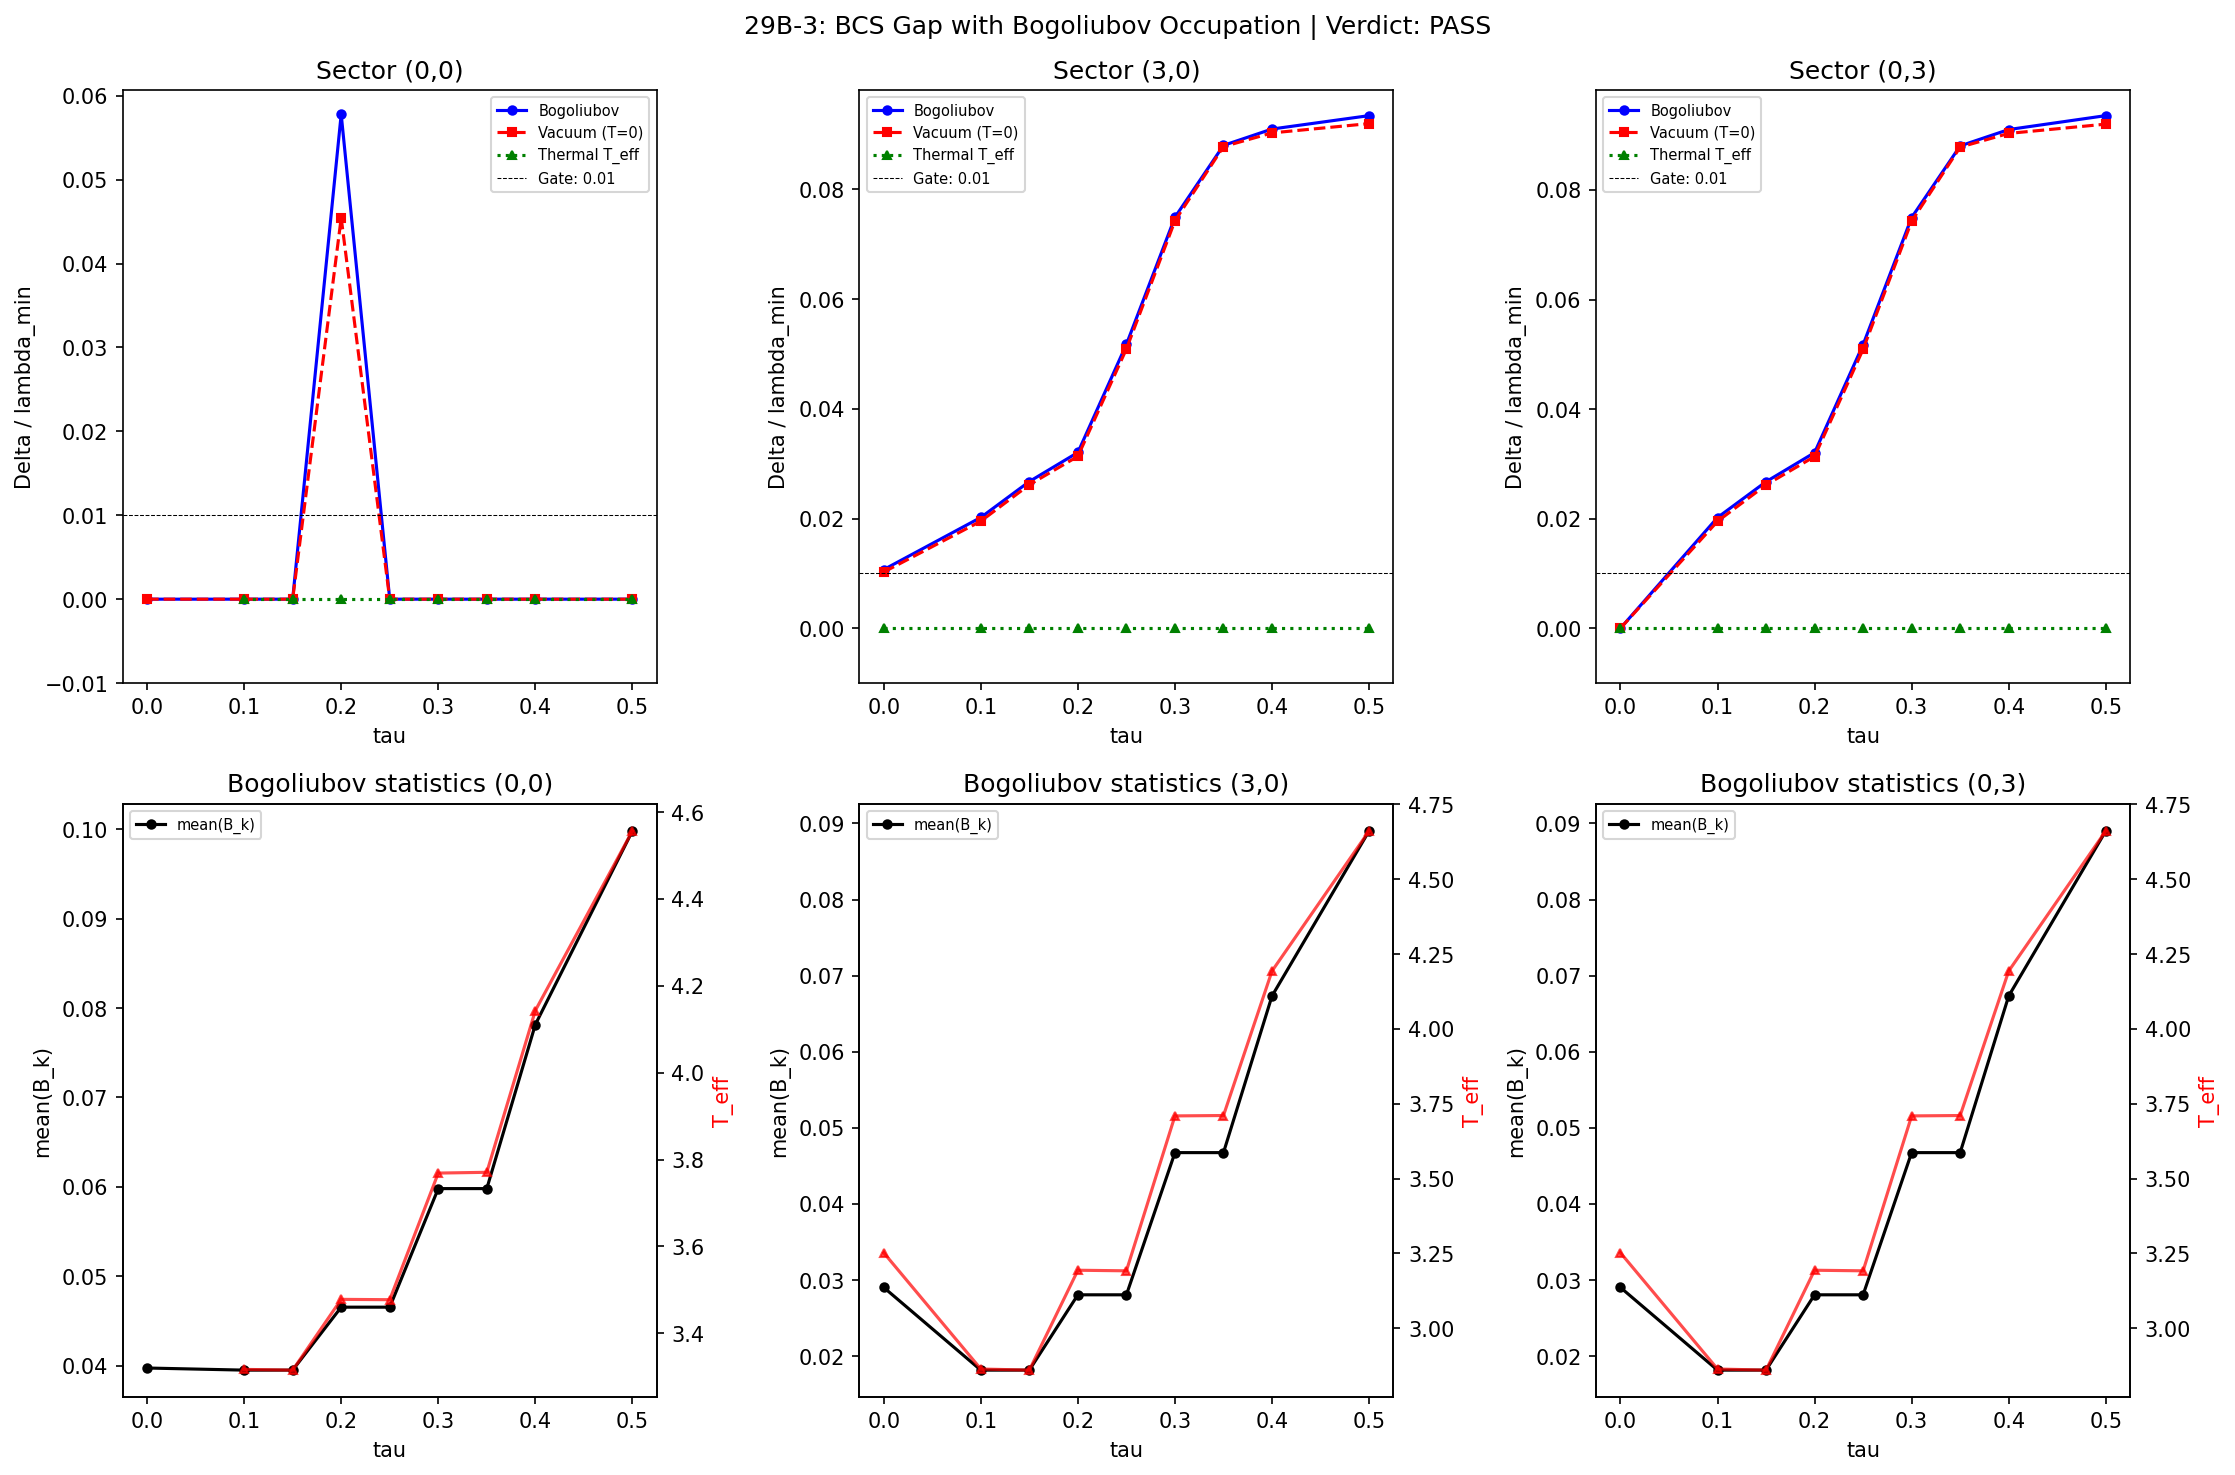

Generate this figure with Python:
#!/usr/bin/env python3
"""
Session 29Bb-3: BCS Gap Equation with Bogoliubov Occupation
============================================================

Replace the Fermi-Dirac distribution in the BCS gap equation with the
non-equilibrium Bogoliubov occupation n_k = B_k from KC-1 parametric amplification.

BEC-side gap equation (Landau advisory):
  Delta_n = -sum_m V_{nm} * Delta_m * (1 + 2*B_m) / (2 * E_m)
  where E_m = sqrt((lambda_m - mu)^2 + Delta_m^2)
  and B_m = |beta_m|^2 from s28a_bogoliubov_coefficients.npz

The (1 + 2*B) factor is the STIMULATED EMISSION enhancement -- bosonic
occupation enhances pairing, unlike fermionic Pauli blocking.

Gate P-29c: Delta(B_k)/lambda_min > 0.01 at 3 load-bearing sectors
Gate B-29c: Delta = 0 for all sectors --> non-equilibrium too hot for BCS

Load-bearing sectors: (3,0), (0,3), (0,0)
Chemical potential: mu/lambda_min = 1.20 (confirmed minimum from 29B-1)

Author: phonon-exflation-sim agent, Session 29Bb
Date: 2026-02-28
"""

import numpy as np
from scipy.optimize import curve_fit
import sys
import os
import time

SCRIPT_DIR = os.path.dirname(os.path.abspath(__file__))
sys.path.insert(0, SCRIPT_DIR)

import matplotlib
matplotlib.use('Agg')
import matplotlib.pyplot as plt
from pathlib import Path

# ─── Configuration ───────────────────────────────────────────────────────────
DATA_DIR = Path(SCRIPT_DIR)
BOG_FILE = DATA_DIR / 's28a_bogoliubov_coefficients.npz'
S27_FILE = DATA_DIR / 's27_multisector_bcs.npz'
OUT_NPZ = DATA_DIR / 's29b_bogoliubov_bcs.npz'
OUT_PNG = DATA_DIR / 's29b_bogoliubov_bcs.png'
OUT_TXT = DATA_DIR / 's29b_bogoliubov_bcs.txt'

MU_RATIO = 1.20
LOAD_BEARING = [(0, 0), (3, 0), (0, 3)]
GATE_THRESHOLD = 0.01  # Delta/lambda_min > 0.01

# BCS self-consistency parameters
MAX_ITER = 500
CONV_TOL = 1e-10
MIXING_ALPHA = 0.3  # Mixing parameter for stability


# =============================================================================
# MODULE 1: DATA LOADING AND B_k MAPPING
# =============================================================================

def load_data():
    """Load Bogoliubov coefficients and s27 BCS data."""
    bog = np.load(BOG_FILE, allow_pickle=True)
    s27 = np.load(S27_FILE, allow_pickle=True)
    return bog, s27


def map_bk_to_sector(bog, s27, p, q, tau_idx_s27):
    """
    Map Bogoliubov occupation B_k to the eigenvalue grid of sector (p,q)
    at a given s27 tau index.

    The Bogoliubov data has B_k(tau, mode) for 11,424 modes across all sectors,
    indexed by sector_p_ref and sector_q_ref. The s27 data has eigenvalues
    per sector at each tau.

    We match modes by:
    1. Select modes in sector (p,q) from Bogoliubov data
    2. Find the closest Bogoliubov tau to the s27 tau
    3. Sort both Bogoliubov omega and s27 |eigenvalues| within the sector
    4. Map B_k by index (both are sorted by eigenvalue magnitude)

    Parameters
    ----------
    bog : npz archive
        Bogoliubov coefficient data.
    s27 : npz archive
        Multi-sector BCS data.
    p, q : int
        Sector labels.
    tau_idx_s27 : int
        Index into s27 tau_values.

    Returns
    -------
    B_mapped : ndarray
        Bogoliubov occupation for each mode in the sector, same order as s27 eigenvalues.
    omega_bog : ndarray
        Bogoliubov omega values (for diagnostics).
    evals_s27 : ndarray
        s27 eigenvalues in the sector.
    """
    tau_s27 = s27['tau_values'][tau_idx_s27]
    tau_bog = bog['tau_values']

    # Find closest Bogoliubov tau
    bog_tau_idx = np.argmin(np.abs(tau_bog - tau_s27))
    tau_bog_used = tau_bog[bog_tau_idx]

    # Get sector mask in Bogoliubov data
    sector_p = bog['sector_p_ref']
    sector_q = bog['sector_q_ref']
    mask = (sector_p == p) & (sector_q == q)

    B_sector = bog['B_k'][bog_tau_idx, mask]
    omega_sector = bog['omega_tracked'][bog_tau_idx, mask]

    # Get s27 eigenvalues
    evals_key = f'evals_{p}_{q}_{tau_idx_s27}'
    evals_s27 = s27[evals_key]
    abs_evals_s27 = np.abs(evals_s27)

    # Both datasets should have the same number of modes per sector
    n_bog = len(B_sector)
    n_s27 = len(evals_s27)

    if n_bog != n_s27:
        print(f"  WARNING: mode count mismatch ({p},{q}): bog={n_bog}, s27={n_s27}")
        # If mismatch, interpolate B_k from omega to s27 eigenvalues
        sort_bog = np.argsort(omega_sector)
        sort_s27 = np.argsort(abs_evals_s27)
        B_mapped = np.interp(abs_evals_s27[sort_s27], omega_sector[sort_bog], B_sector[sort_bog])
        # Unsort to match s27 eigenvalue order
        B_out = np.zeros(n_s27)
        B_out[sort_s27] = B_mapped
        return B_out, omega_sector, evals_s27

    # Same mode count: sort both by magnitude and match by index
    sort_bog = np.argsort(omega_sector)
    sort_s27 = np.argsort(abs_evals_s27)

    # Map: B_mapped[sort_s27[k]] = B_sector[sort_bog[k]]
    B_mapped = np.zeros(n_s27)
    for k in range(n_s27):
        B_mapped[sort_s27[k]] = B_sector[sort_bog[k]]

    return B_mapped, omega_sector, evals_s27


# =============================================================================
# MODULE 2: BCS GAP EQUATION WITH BOGOLIUBOV OCCUPATION
# =============================================================================

def solve_bcs_gap_bogoliubov(evals, V_nm, B_k, mu, max_iter=MAX_ITER,
                              tol=CONV_TOL, alpha=MIXING_ALPHA):
    """
    Solve the BEC-side BCS gap equation self-consistently with Bogoliubov occupation.

    Delta_n = -sum_m V_{nm} * Delta_m * (1 + 2*B_m) / (2 * E_m)
    E_m = sqrt((lambda_m - mu)^2 + Delta_m^2)

    Uses mixing for stability: Delta_new = alpha * Delta_computed + (1-alpha) * Delta_old

    Parameters
    ----------
    evals : ndarray (N,)
        Dirac eigenvalues (absolute values) in the sector.
    V_nm : ndarray (N, N)
        Kosmann pairing matrix.
    B_k : ndarray (N,)
        Bogoliubov occupation numbers.
    mu : float
        Chemical potential.
    max_iter : int
        Maximum iterations.
    tol : float
        Convergence tolerance on max|Delta_new - Delta_old|.
    alpha : float
        Mixing parameter.

    Returns
    -------
    Delta : ndarray (N,)
        Self-consistent gap values.
    converged : bool
        Whether the iteration converged.
    n_iter : int
        Number of iterations used.
    history : list
        Convergence history (max|Delta_diff| per iteration).
    """
    N = len(evals)
    abs_evals = np.abs(evals)
    xi = abs_evals - mu  # xi_m = |lambda_m| - mu

    # Initial seed: uniform gap proportional to max V matrix element
    V_max = np.max(np.abs(V_nm))
    Delta = np.ones(N) * 0.05 * V_max  # Small initial gap

    history = []
    converged = False
    n_iter = 0

    for iteration in range(max_iter):
        E_m = np.sqrt(xi**2 + Delta**2)

        # BEC enhancement factor
        enhancement = 1.0 + 2.0 * B_k  # (1 + 2*B_m)

        # Gap equation kernel: K_m = Delta_m * (1 + 2*B_m) / (2 * E_m)
        kernel = Delta * enhancement / (2.0 * E_m)

        # New gap: Delta_n = -sum_m V_{nm} * kernel_m
        Delta_new = -V_nm @ kernel

        # Mixing for stability
        Delta_mixed = alpha * Delta_new + (1.0 - alpha) * Delta

        # Convergence check
        diff = np.max(np.abs(Delta_mixed - Delta))
        history.append(diff)

        Delta = Delta_mixed
        n_iter = iteration + 1

        if diff < tol:
            converged = True
            break

    return Delta, converged, n_iter, history


def solve_bcs_gap_vacuum(evals, V_nm, mu, max_iter=MAX_ITER,
                          tol=CONV_TOL, alpha=MIXING_ALPHA):
    """
    Solve the standard BCS gap equation at T=0 (vacuum, B_k=0).

    Delta_n = -sum_m V_{nm} * Delta_m / (2 * E_m)

    This is the reference: what gap would form WITHOUT Bogoliubov injection.
    """
    B_zero = np.zeros(len(evals))
    return solve_bcs_gap_bogoliubov(evals, V_nm, B_zero, mu, max_iter, tol, alpha)


def solve_bcs_gap_thermal(evals, V_nm, mu, T, max_iter=MAX_ITER,
                           tol=CONV_TOL, alpha=MIXING_ALPHA):
    """
    Solve the thermal BCS gap equation at temperature T.

    Delta_n = -sum_m V_{nm} * Delta_m * tanh(E_m/(2T)) / (2 * E_m)

    This uses Fermi-Dirac statistics for comparison.
    """
    N = len(evals)
    abs_evals = np.abs(evals)
    xi = abs_evals - mu

    Delta = np.ones(N) * 0.05 * np.max(np.abs(V_nm))
    history = []
    converged = False
    n_iter = 0

    for iteration in range(max_iter):
        E_m = np.sqrt(xi**2 + Delta**2)

        if T > 1e-15:
            thermal_factor = np.tanh(E_m / (2.0 * T))
        else:
            thermal_factor = np.ones(N)

        kernel = Delta * thermal_factor / (2.0 * E_m)
        Delta_new = -V_nm @ kernel
        Delta_mixed = alpha * Delta_new + (1.0 - alpha) * Delta

        diff = np.max(np.abs(Delta_mixed - Delta))
        history.append(diff)
        Delta = Delta_mixed
        n_iter = iteration + 1

        if diff < tol:
            converged = True
            break

    return Delta, converged, n_iter, history


# =============================================================================
# MODULE 3: EFFECTIVE TEMPERATURE EXTRACTION
# =============================================================================

def fit_bose_einstein(omega, B_k):
    """
    Fit B_k to a Bose-Einstein distribution: n_BE = 1/(exp((omega - mu_BE)/T_eff) - 1)

    Parameters
    ----------
    omega : ndarray
        Frequencies (eigenvalue magnitudes).
    B_k : ndarray
        Bogoliubov occupation.

    Returns
    -------
    T_eff : float
        Effective temperature.
    mu_BE : float
        Effective chemical potential for BE distribution.
    chi2 : float
        Reduced chi-squared goodness of fit.
    """
    # Filter out zero or near-zero B_k values
    mask = B_k > 1e-8
    if np.sum(mask) < 3:
        return np.nan, np.nan, np.inf

    omega_fit = omega[mask]
    B_fit = B_k[mask]

    def bose_einstein(w, T, mu_be):
        arg = (w - mu_be) / T
        # Clip to avoid overflow
        arg = np.clip(arg, -50, 50)
        return 1.0 / (np.exp(arg) - 1.0 + 1e-30)

    try:
        # Initial guess: T ~ spread of omega, mu_BE ~ min(omega)
        T_guess = 0.3 * (np.max(omega_fit) - np.min(omega_fit))
        mu_guess = np.min(omega_fit) - 0.1

        popt, pcov = curve_fit(bose_einstein, omega_fit, B_fit,
                               p0=[T_guess, mu_guess],
                               bounds=([1e-6, -10], [100, np.max(omega_fit)]),
                               maxfev=5000)
        T_eff, mu_BE = popt

        # Reduced chi-squared
        B_pred = bose_einstein(omega_fit, T_eff, mu_BE)
        residuals = B_fit - B_pred
        chi2 = np.sum(residuals**2) / (len(B_fit) - 2)

        return T_eff, mu_BE, chi2
    except (RuntimeError, ValueError):
        return np.nan, np.nan, np.inf


# =============================================================================
# MODULE 4: MAIN COMPUTATION
# =============================================================================

def main():
    t_start = time.time()
    print("Session 29Bb-3: BCS Gap with Bogoliubov Occupation")
    print("=" * 70)

    # Load data
    print("\n[1] Loading data...")
    bog, s27 = load_data()

    tau_values_s27 = s27['tau_values']
    sectors = s27['sectors']
    print(f"  s27 tau grid: {tau_values_s27}")
    print(f"  Bogoliubov tau grid: {bog['tau_values'][:10]}... ({len(bog['tau_values'])} points)")
    print(f"  Load-bearing sectors: {LOAD_BEARING}")
    print(f"  mu/lambda_min = {MU_RATIO}")

    # Results storage
    results = {}
    all_deltas = {}
    all_T_eff = {}
    all_diagnostics = {}

    print(f"\n[2] Computing BCS gap for each sector at each tau...")

    for p, q in LOAD_BEARING:
        print(f"\n  --- Sector ({p},{q}) ---")

        sector_idx = None
        for si in range(len(sectors)):
            if sectors[si, 0] == p and sectors[si, 1] == q:
                sector_idx = si
                break
        if sector_idx is None:
            print(f"    Sector ({p},{q}) not found in s27 data!")
            continue

        pw_mult = sectors[sector_idx, 3]
        print(f"    Peter-Weyl multiplicity: {pw_mult}")

        delta_bog_list = []
        delta_vac_list = []
        delta_thermal_list = []
        T_eff_list = []
        B_mean_list = []
        lmin_list = []

        for tau_idx in range(len(tau_values_s27)):
            tau = tau_values_s27[tau_idx]

            # Load eigenvalues and pairing matrix
            evals = s27[f'evals_{p}_{q}_{tau_idx}']
            V_nm = s27[f'V_{p}_{q}_{tau_idx}']

            # Map Bogoliubov B_k to this sector
            B_mapped, omega_bog, evals_check = map_bk_to_sector(bog, s27, p, q, tau_idx)

            # Chemical potential
            abs_evals = np.abs(evals)
            lmin = np.min(abs_evals[abs_evals > 1e-14])
            mu = MU_RATIO * lmin
            lmin_list.append(lmin)

            # Mean B_k for diagnostics
            B_mean = np.mean(B_mapped)
            B_max = np.max(B_mapped)
            B_mean_list.append(B_mean)

            # Solve with Bogoliubov occupation
            Delta_bog, conv_bog, niter_bog, hist_bog = solve_bcs_gap_bogoliubov(
                evals, V_nm, B_mapped, mu
            )
            Delta_max_bog = np.max(np.abs(Delta_bog))

            # Solve at vacuum (T=0, B=0)
            Delta_vac, conv_vac, niter_vac, hist_vac = solve_bcs_gap_vacuum(
                evals, V_nm, mu
            )
            Delta_max_vac = np.max(np.abs(Delta_vac))

            # Fit T_eff
            omega_sorted = np.sort(np.abs(evals))
            B_sorted_by_eval = B_mapped[np.argsort(np.abs(evals))]
            T_eff, mu_BE, chi2 = fit_bose_einstein(omega_sorted, B_sorted_by_eval)
            T_eff_list.append(T_eff)

            # Solve at thermal T=T_eff (if T_eff is finite)
            if np.isfinite(T_eff) and T_eff > 1e-10:
                Delta_th, conv_th, niter_th, hist_th = solve_bcs_gap_thermal(
                    evals, V_nm, mu, T_eff
                )
                Delta_max_th = np.max(np.abs(Delta_th))
            else:
                Delta_max_th = np.nan
                Delta_th = np.zeros_like(Delta_bog)

            delta_bog_list.append(Delta_max_bog)
            delta_vac_list.append(Delta_max_vac)
            delta_thermal_list.append(Delta_max_th)

            ratio_bog = Delta_max_bog / lmin if lmin > 0 else 0
            ratio_vac = Delta_max_vac / lmin if lmin > 0 else 0

            print(f"    tau={tau:.2f}: Delta_bog/lmin={ratio_bog:.4f}, "
                  f"Delta_vac/lmin={ratio_vac:.4f}, "
                  f"B_mean={B_mean:.4f}, B_max={B_max:.4f}, "
                  f"T_eff={T_eff:.4f}" if np.isfinite(T_eff)
                  else f"    tau={tau:.2f}: Delta_bog/lmin={ratio_bog:.4f}, "
                  f"Delta_vac/lmin={ratio_vac:.4f}, "
                  f"B_mean={B_mean:.4f}, B_max={B_max:.4f}, "
                  f"T_eff=NaN")

        results[(p, q)] = {
            'delta_bog': np.array(delta_bog_list),
            'delta_vac': np.array(delta_vac_list),
            'delta_thermal': np.array(delta_thermal_list),
            'T_eff': np.array(T_eff_list),
            'B_mean': np.array(B_mean_list),
            'lambda_min': np.array(lmin_list),
        }

    # Gate evaluation
    print(f"\n{'=' * 70}")
    print("GATE EVALUATION")
    print(f"{'=' * 70}")

    gate_results = {}
    for p, q in LOAD_BEARING:
        if (p, q) not in results:
            continue
        r = results[(p, q)]
        ratios = r['delta_bog'] / r['lambda_min']
        max_ratio = np.max(ratios)
        best_tau_idx = np.argmax(ratios)
        best_tau = tau_values_s27[best_tau_idx]

        passes = max_ratio > GATE_THRESHOLD
        gate_results[(p, q)] = {
            'max_ratio': max_ratio,
            'best_tau': best_tau,
            'passes': passes,
        }

        print(f"\n  Sector ({p},{q}):")
        print(f"    Max Delta/lambda_min = {max_ratio:.6f} at tau = {best_tau:.2f}")
        print(f"    Gate threshold: {GATE_THRESHOLD}")
        print(f"    PASSES: {passes}")

        # Comparison with vacuum
        vac_ratios = r['delta_vac'] / r['lambda_min']
        max_vac = np.max(vac_ratios)
        enhancement = max_ratio / max(max_vac, 1e-15) if max_vac > 1e-15 else np.inf
        print(f"    Vacuum Delta/lmin = {max_vac:.6f}")
        print(f"    Bogoliubov / Vacuum enhancement: {enhancement:.2f}x")

    # Overall gate verdict
    all_pass = all(g['passes'] for g in gate_results.values())
    any_pass = any(g['passes'] for g in gate_results.values())

    print(f"\n{'=' * 70}")
    if all_pass:
        verdict = 'PASS'
        print(f"  P-29c FIRES: Delta(B_k)/lambda_min > {GATE_THRESHOLD} at ALL 3 load-bearing sectors")
        print(f"  Thermal Goldilocks CONFIRMED: non-equilibrium distribution supports BCS")
    elif any_pass:
        verdict = 'PARTIAL'
        passing = [f"({p},{q})" for (p, q), g in gate_results.items() if g['passes']]
        failing = [f"({p},{q})" for (p, q), g in gate_results.items() if not g['passes']]
        print(f"  PARTIAL: {', '.join(passing)} pass, {', '.join(failing)} fail")
    else:
        verdict = 'FAIL'
        print(f"  B-29c FIRES: Delta = 0 for all sectors")
        print(f"  Non-equilibrium distribution is TOO HOT for BCS condensation")
    print(f"{'=' * 70}")

    t_total = time.time() - t_start
    print(f"\nTotal runtime: {t_total:.1f}s")

    # Save results
    print(f"\n[SAVE] Writing output files...")
    save_dict = {
        'tau_values': tau_values_s27,
        'mu_ratio': MU_RATIO,
        'gate_threshold': GATE_THRESHOLD,
        'verdict': verdict,
    }

    for p, q in LOAD_BEARING:
        if (p, q) not in results:
            continue
        r = results[(p, q)]
        prefix = f's{p}_{q}'
        save_dict[f'{prefix}_delta_bog'] = r['delta_bog']
        save_dict[f'{prefix}_delta_vac'] = r['delta_vac']
        save_dict[f'{prefix}_delta_thermal'] = r['delta_thermal']
        save_dict[f'{prefix}_T_eff'] = r['T_eff']
        save_dict[f'{prefix}_B_mean'] = r['B_mean']
        save_dict[f'{prefix}_lambda_min'] = r['lambda_min']
        if (p, q) in gate_results:
            save_dict[f'{prefix}_max_ratio'] = gate_results[(p, q)]['max_ratio']
            save_dict[f'{prefix}_best_tau'] = gate_results[(p, q)]['best_tau']

    np.savez(OUT_NPZ, **save_dict)

    # Text output
    with open(OUT_TXT, 'w') as f:
        f.write("Session 29Bb-3: BCS Gap with Bogoliubov Occupation\n")
        f.write(f"mu/lambda_min = {MU_RATIO}, gate threshold = {GATE_THRESHOLD}\n")
        f.write(f"Verdict: {verdict}\n\n")
        for p, q in LOAD_BEARING:
            if (p, q) not in results:
                continue
            r = results[(p, q)]
            f.write(f"\nSector ({p},{q}):\n")
            f.write(f"{'tau':>6s}  {'Delta_bog/lmin':>14s}  {'Delta_vac/lmin':>14s}  "
                    f"{'Enhancement':>12s}  {'B_mean':>8s}  {'T_eff':>8s}\n")
            for ti in range(len(tau_values_s27)):
                tau = tau_values_s27[ti]
                db = r['delta_bog'][ti] / r['lambda_min'][ti]
                dv = r['delta_vac'][ti] / r['lambda_min'][ti]
                enh = db / max(dv, 1e-15) if dv > 1e-15 else float('inf')
                bm = r['B_mean'][ti]
                te = r['T_eff'][ti]
                f.write(f"{tau:6.2f}  {db:14.6f}  {dv:14.6f}  {enh:12.2f}  "
                        f"{bm:8.4f}  {te:8.4f}\n" if np.isfinite(te)
                        else f"{tau:6.2f}  {db:14.6f}  {dv:14.6f}  {enh:12.2f}  "
                        f"{bm:8.4f}  {'NaN':>8s}\n")
            if (p, q) in gate_results:
                g = gate_results[(p, q)]
                f.write(f"  Max Delta_bog/lmin = {g['max_ratio']:.6f} at tau = {g['best_tau']:.2f}\n")
                f.write(f"  PASSES gate: {g['passes']}\n")

    # Plot
    fig, axes = plt.subplots(2, 3, figsize=(15, 10))

    for col, (p, q) in enumerate(LOAD_BEARING):
        if (p, q) not in results:
            continue
        r = results[(p, q)]

        # Top row: Delta/lambda_min vs tau
        ax = axes[0, col]
        ratios_bog = r['delta_bog'] / r['lambda_min']
        ratios_vac = r['delta_vac'] / r['lambda_min']
        ax.plot(tau_values_s27, ratios_bog, 'bo-', label='Bogoliubov', markersize=4)
        ax.plot(tau_values_s27, ratios_vac, 'rs--', label='Vacuum (T=0)', markersize=4)
        ratios_th = r['delta_thermal'] / r['lambda_min']
        valid_th = np.isfinite(ratios_th)
        if np.any(valid_th):
            ax.plot(tau_values_s27[valid_th], ratios_th[valid_th], 'g^:', label='Thermal T_eff',
                    markersize=4)
        ax.axhline(y=GATE_THRESHOLD, color='black', linestyle='--', linewidth=0.5,
                   label=f'Gate: {GATE_THRESHOLD}')
        ax.set_xlabel('tau')
        ax.set_ylabel('Delta / lambda_min')
        ax.set_title(f'Sector ({p},{q})')
        ax.legend(fontsize=7)
        ax.set_ylim(bottom=-0.01)

        # Bottom row: B_k statistics vs tau
        ax = axes[1, col]
        ax.plot(tau_values_s27, r['B_mean'], 'ko-', label='mean(B_k)', markersize=4)
        ax2 = ax.twinx()
        valid_T = np.isfinite(r['T_eff'])
        if np.any(valid_T):
            ax2.plot(tau_values_s27[valid_T], r['T_eff'][valid_T], 'r^-',
                     label='T_eff', markersize=4, alpha=0.7)
            ax2.set_ylabel('T_eff', color='red')
        ax.set_xlabel('tau')
        ax.set_ylabel('mean(B_k)')
        ax.set_title(f'Bogoliubov statistics ({p},{q})')
        ax.legend(loc='upper left', fontsize=7)

    plt.suptitle(f'29B-3: BCS Gap with Bogoliubov Occupation | Verdict: {verdict}',
                 fontsize=12)
    plt.tight_layout()
    plt.savefig(OUT_PNG, dpi=150, bbox_inches='tight')
    print(f"  Saved: {OUT_NPZ}")
    print(f"  Saved: {OUT_TXT}")
    print(f"  Saved: {OUT_PNG}")

    # Append to gate verdicts
    verdicts_file = DATA_DIR / 's29b_gate_verdicts.txt'
    with open(verdicts_file, 'a') as f:
        f.write(f"\n29B-3 BCS Gap with Bogoliubov Occupation:\n")
        f.write(f"  Verdict: {verdict}\n")
        for (p, q), g in gate_results.items():
            f.write(f"  ({p},{q}): Delta/lmin = {g['max_ratio']:.6f} at tau = {g['best_tau']:.2f} "
                    f"({'PASS' if g['passes'] else 'FAIL'})\n")

    return verdict, results, gate_results


if __name__ == '__main__':
    verdict, results, gate_results = main()
